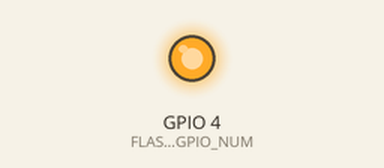
Bench run of a sketch on a simulated ESP32. On the bench: output pins drawn as LEDs (lit = HIGH). WiFi joins after 1.5 s; servers stay silent unless stated; uploads are accepted with an empty reply; the camera gives no picture; what the sketch prints to the serial monitor is not drawn.

Above: at 3.0 s.
At 19.4 s:
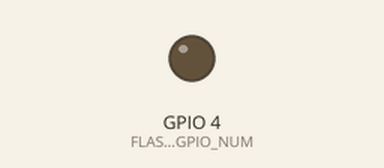
Timing chart, 0 to 44.4 s (numbered marks = the images above):
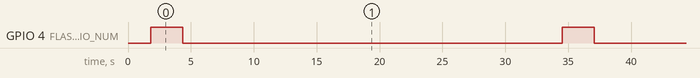

Measured:
- by itself, GPIO 4 (FLASH_GPIO_NUM): alternates HIGH for 2.5 s and LOW for 30.2 s

The sketch:

esp32cam.ino
```cpp
#include "esp_camera.h"
#include <WiFi.h>
#include <HTTPClient.h>
#include "secrets.h"

// ==========================================
// 1. YOUR NETWORK & SERVER SETTINGS
// ==========================================
// Credentials and API key are now in secrets.h

// ==========================================
// 2. HARDWARE PINOUT (AI-Thinker)
// ==========================================
#define FLASH_GPIO_NUM    4
#define PWDN_GPIO_NUM    32
#define RESET_GPIO_NUM   -1
#define XCLK_GPIO_NUM     0
#define SIOD_GPIO_NUM    26
#define SIOC_GPIO_NUM    27
#define Y9_GPIO_NUM      35
#define Y8_GPIO_NUM      34
#define Y7_GPIO_NUM      39
#define Y6_GPIO_NUM      36
#define Y5_GPIO_NUM      21
#define Y4_GPIO_NUM      19
#define Y3_GPIO_NUM      18
#define Y2_GPIO_NUM       5
#define VSYNC_GPIO_NUM   25
#define HREF_GPIO_NUM    23
#define PCLK_GPIO_NUM    22

void setup() {
  Serial.begin(115200);
  Serial.println();

  // Initialize Flash LED
  pinMode(FLASH_GPIO_NUM, OUTPUT);
  digitalWrite(FLASH_GPIO_NUM, LOW);

  // Camera Configuration
  camera_config_t config;
  config.ledc_channel = LEDC_CHANNEL_0;
  config.ledc_timer = LEDC_TIMER_0;
  config.pin_d0 = Y2_GPIO_NUM;
  config.pin_d1 = Y3_GPIO_NUM;
  config.pin_d2 = Y4_GPIO_NUM;
  config.pin_d3 = Y5_GPIO_NUM;
  config.pin_d4 = Y6_GPIO_NUM;
  config.pin_d5 = Y7_GPIO_NUM;
  config.pin_d6 = Y8_GPIO_NUM;
  config.pin_d7 = Y9_GPIO_NUM;
  config.pin_xclk = XCLK_GPIO_NUM;
  config.pin_pclk = PCLK_GPIO_NUM;
  config.pin_vsync = VSYNC_GPIO_NUM;
  config.pin_href = HREF_GPIO_NUM;
  config.pin_sscb_sda = SIOD_GPIO_NUM;
  config.pin_sscb_scl = SIOC_GPIO_NUM;
  config.pin_pwdn = PWDN_GPIO_NUM;
  config.pin_reset = RESET_GPIO_NUM;
  config.xclk_freq_hz = 20000000;
  config.pixel_format = PIXFORMAT_JPEG;

  // Use PSRAM for better resolution
  if(psramFound()){
    config.frame_size = FRAMESIZE_VGA; // 640x480
    config.jpeg_quality = 10;
    config.fb_count = 2;
  } else {
    config.frame_size = FRAMESIZE_SVGA;
    config.jpeg_quality = 12;
    config.fb_count = 1;
  }

  // Init Camera
  esp_err_t err = esp_camera_init(&config);
  if (err != ESP_OK) {
    Serial.printf("Camera init failed: 0x%x", err);
    return;
  }

  // Sensor fine-tuning for Auto-Exposure
  sensor_t * s = esp_camera_sensor_get();
  s->set_brightness(s, 0);
  s->set_contrast(s, 0);
  s->set_whitebal(s, 1);
  s->set_exposure_ctrl(s, 1);
  s->set_gain_ctrl(s, 1);

  // Connect WiFi
  WiFi.begin(ssid, password);
  Serial.print("Connecting to WiFi");
  while (WiFi.status() != WL_CONNECTED) {
    delay(500);
    Serial.print(".");
  }
  Serial.println("\nWiFi Connected!");
}

void loop() {
  takeAndSendPhoto();

  // Every 10 minutes (600,000 milliseconds)
  Serial.println("System entering standby for 10 minutes...");
  delay(30000);
}

void takeAndSendPhoto() {
  // 1. ENSURE WIFI IS READY BUT IDLE
  if (WiFi.status() != WL_CONNECTED) {
    Serial.println("WiFi lost. Reconnecting...");
    return;
  }

  // 2. TURN ON FLASH
  digitalWrite(FLASH_GPIO_NUM, HIGH);
  Serial.println("Flash ON. Stabilizing...");

  // 3. AGGRESSIVE STABILIZATION
  // We wait 2 seconds for the light to be steady
  delay(2000);

  // 4. SENSOR TUNING (Force high gain for dark environments)
  sensor_t * s = esp_camera_sensor_get();
  s->set_agc_gain(s, 30);      // Max gain boost
  s->set_aec_value(s, 1200);   // Force longer exposure time

  // 5. TRIPLE BUFFER FLUSH
  for (int i = 0; i < 3; i++) {
    camera_fb_t * fb_trash = esp_camera_fb_get();
    if (fb_trash) esp_camera_fb_return(fb_trash);
    delay(100);
  }

  // 6. THE ACTUAL CAPTURE
  Serial.println("Capturing now...");
  camera_fb_t * fb = esp_camera_fb_get();

  // 7. FLASH OFF IMMEDIATELY
  // We do this BEFORE the network starts working again
  digitalWrite(FLASH_GPIO_NUM, LOW);
  Serial.println("Flash OFF.");

  if (!fb) {
    Serial.println("Capture failed");
    return;
  }

  // 8. DATA TRANSMISSION (Now WiFi can use all the power)
  Serial.println("Starting network transmission...");
  HTTPClient http;

  // Increase timeout for your poor WiFi
  http.setTimeout(15000); // 15 seconds

  http.begin(serverUrl);
  http.addHeader("Content-Type", "image/jpeg");
  http.addHeader("X-API-Key", apiKey);

  int httpResponseCode = http.POST(fb->buf, fb->len);

  if (httpResponseCode > 0) {
    Serial.printf("Server Response: %d\n", httpResponseCode);
  } else {
    Serial.printf("Network Error: %s\n", http.errorToString(httpResponseCode).c_str());
  }

  http.end();
  esp_camera_fb_return(fb);
}
```

secrets.example.h
```cpp
#pragma once

// Rename this file to secrets.h and update with your actual credentials

const char* ssid = "YOUR_WIFI_SSID";            // Replace with your WiFi SSID
const char* password = "YOUR_WIFI_PASSWORD";    // Replace with your WiFi password
const char* serverUrl = "http://YOUR_SERVER_IP:5001/upload"; // Replace with your server's IP
const char* apiKey = "YOUR_API_KEY_HERE";        // Must match FRIDGE_API_KEY on server
```
